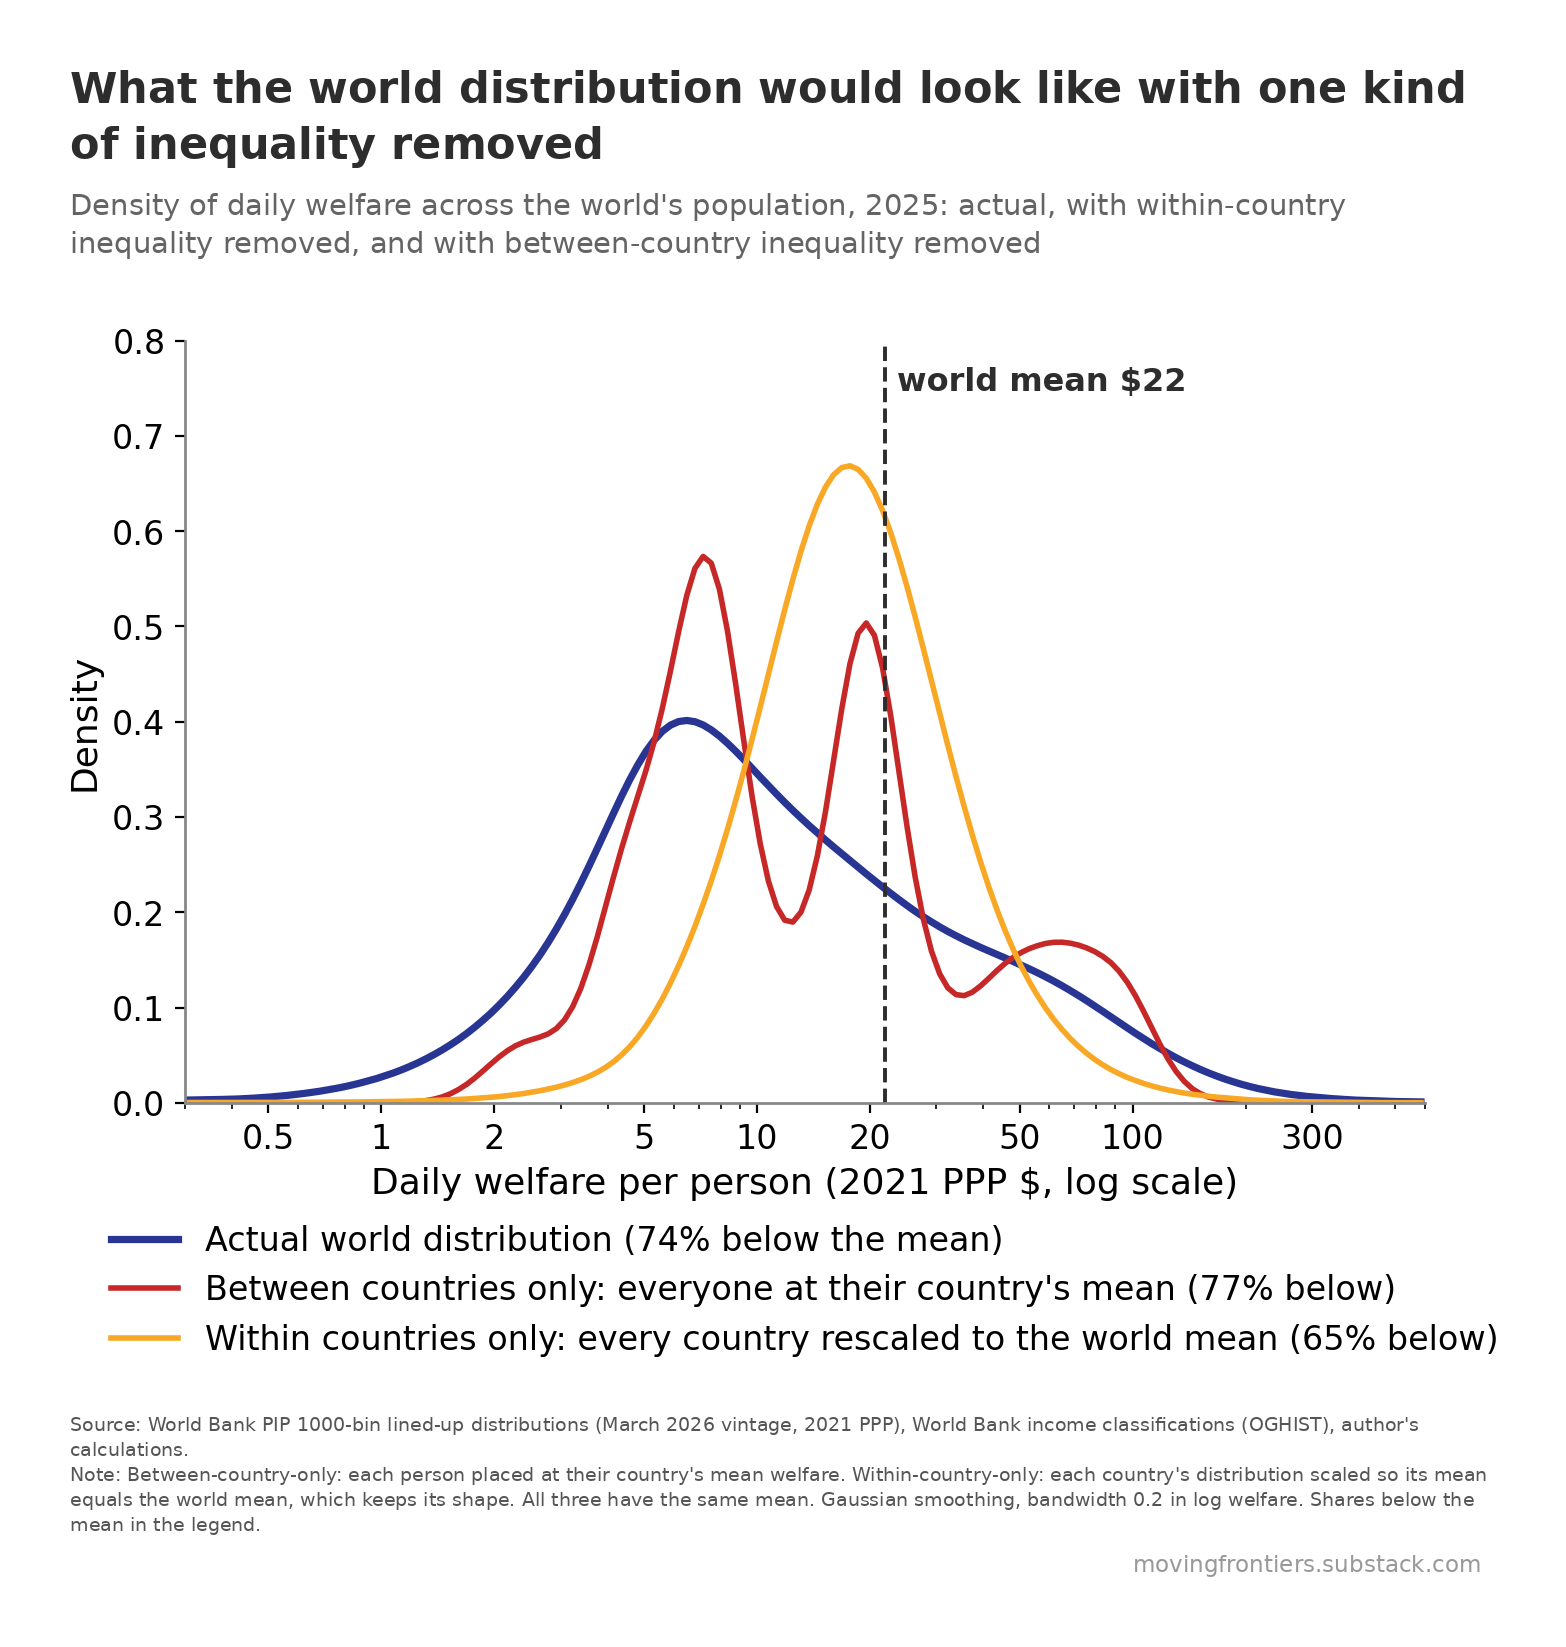

The Python source for this figure:
"""chart-14-alternative-world-distributions.py - Moving Frontiers, Belindia post. Self-sufficient: house style and data embedded.
Data frozen 12 Sep 2026 from World Bank PIP 1000-bin distributions (March 2026 vintage) and OGHIST (July 2026);
2026 = nowcast with China high income. Run: python3 chart-14-alternative-world-distributions.py  ->  chart-14-alternative-world-distributions.png (and chart-14-alternative-world-distributions.csv is the same data).
Method: typicality lines = crossings of the four class curves of daily welfare (see belindia_typicality.xlsx)."""
import matplotlib; matplotlib.use("Agg")
import matplotlib.pyplot as plt, numpy as np, sys, types

# ---------------------------------------------------------------- house style (moving_frontiers_style.py, verbatim)
_mf = types.ModuleType("moving_frontiers_style"); sys.modules["moving_frontiers_style"] = _mf
exec(compile('"""\nmoving_frontiers_style.py - Moving Frontiers house style.\n\nDraw the plot in matplotlib, save it, then call compose(). The title, subtitle,\ncaption and watermark are laid out in PIL, where every gap is measured ink to ink\nrather than through matplotlib text boxes, which carry the font\'s full ascent and\ndescent whether or not the string has ascenders or descenders.\n\n    import moving_frontiers_style as mf\n    mf.rc()\n    fig, ax = plt.subplots(figsize=(8, 5.6), dpi=mf.DPI)\n    ...plot in mf.palette(2)...\n    fig.savefig("plot.png", dpi=mf.DPI, facecolor="white", bbox_inches="tight")\n    mf.compose("plot.png", "chart.png", TITLE, SUBTITLE, SOURCE, NOTE)\n\n"""\n\nimport os\nimport numpy as np\nimport matplotlib\nfrom PIL import Image, ImageDraw, ImageFont\n\nDPI = 200\n\n# ---- colours: the main elements, by how many series the chart has ----\nRED, GOLD, GREEN, BLUE = "#C62828", "#F9A825", "#00897B", "#283593"\nPALETTE = {1: [BLUE],\n           2: [RED, BLUE],\n           3: [RED, BLUE, GOLD],\n           4: [RED, GOLD, GREEN, BLUE]}\nGREY = "#888888"          # axes, rules, de-emphasised marks\n\n\ndef palette(n):\n    assert n in PALETTE, "the house palette covers one to four series"\n    return PALETTE[n]\n\n\n# ---- spacing, in pixels at 200 dpi, every gap ink to ink ----\nGAP_TITLE_SUB = 25        # subtitle below the title\nGAP_SUB_PLOT  = 70        # plot below the subtitle\nGAP_PLOT_CAP  = 60        # caption below the plot\nGAP_CAP_MARK  = 20        # watermark below the last caption line\nMARK_RIGHT    = 15        # watermark right edge, inside the content right edge\nBORDER        = 70        # empty space around the whole canvas\n\n# Canvas width is allowed to differ from chart to chart: each canvas is just the plot\n# plus the border. Pass content_w=<px> to compose() to pad a narrow plot out to a\n# common width instead, which is optional.\nCONTENT_W     = None\n\n# Type is fixed, not scaled to the chart. Sizing the title from the plot width made\n# it depend on how much white space matplotlib happened to leave, so a narrow chart\n# got a smaller title than a wide one in the same pack.\n# TYPE SCALES WITH THE CANVAS, so that a chart shown at a fixed display width, a\n# phone column say, always shows the same apparent type whatever its own pixel width.\n# The point sizes below are the sizes at REF_W; a canvas half again as wide gets type\n# half again as large, and the two look identical once both are scaled to the column.\n# Sizing type from the plot width, as an earlier version did, is not the same thing and\n# was a bug: it made the title depend on how much white space matplotlib happened to\n# leave around the axes rather than on how large the image is.\nREF_W      = 1980         # reference canvas width the point sizes below refer to\nTITLE_PT   = 19.44        # title, 54px at REF_W\nSUB_FRAC   = 0.68         # subtitle as a share of the title\nCAP_PT     = 8.5          # caption, 24px at REF_W\nMARK_MULT  = 1.2          # watermark as a share of the caption\nLEADING    = 1.32\n\n# Type inside the plot. Set once here and applied by rc(), so every chart in a pack\n# carries the same tick labels, axis titles and annotations. A build script that\n# passes its own fontsize= breaks that, so use these constants instead.\nAXIS_PT    = 13           # axis titles\nTICK_PT    = 12           # tick labels, both axes\nLEGEND_PT  = 12           # legend entries\nLABEL_PT   = 11.5         # in-plot labels and data values\nEMPH_PT    = 15           # emphasised data values, bold\n\nINK        = "#2D2D2D"    # title\nSUB_INK    = "#646464"    # subtitle\nCAP_INK    = "#555555"    # caption\nMARK_INK   = "#999999"    # watermark\nMARK_TEXT  = "movingfrontiers.substack.com"\nCREDIT     = ""\n\n\ndef rc():\n    """Matplotlib defaults for the plot itself."""\n    matplotlib.pyplot.rcParams.update({\n        "font.family": "DejaVu Sans", "font.size": AXIS_PT,\n        "axes.labelsize": AXIS_PT, "xtick.labelsize": TICK_PT,\n        "ytick.labelsize": TICK_PT, "legend.fontsize": LEGEND_PT,\n        "axes.edgecolor": GREY, "axes.linewidth": 1.0,\n        "figure.facecolor": "white", "axes.facecolor": "white"})\n\n\ndef style_ax(ax):\n    ax.spines["top"].set_visible(False)\n    ax.spines["right"].set_visible(False)\n\n\ndef _font(px, bold=False):\n    name = "DejaVuSans-Bold.ttf" if bold else "DejaVuSans.ttf"\n    for p in (os.path.join(matplotlib.get_data_path(), "fonts", "ttf", name),\n              "/usr/share/fonts/truetype/dejavu/" + name):\n        if os.path.exists(p):\n            return ImageFont.truetype(p, px)\n    raise FileNotFoundError(name)\n\n\ndef _ink(font, s):\n    """Ink top and bottom of a string relative to its baseline."""\n    b = font.getbbox(s, anchor="ls")\n    return b[1], b[3]\n\n\ndef _wrap(font, paragraphs, width):\n    """Greedy wrap. Also returns, for each line, which paragraph it came from, so a\n    line that ends because its paragraph ended can be told apart from one that ends\n    because the next word would not fit."""\n    lines, owner = [], []\n    for p, text in enumerate(paragraphs):\n        cur = ""\n        for w in text.split():\n            t = (cur + " " + w).strip()\n            if not cur or font.getlength(t) <= width:\n                cur = t\n            else:\n                lines.append(cur); owner.append(p); cur = w\n        if cur:\n            lines.append(cur); owner.append(p)\n    return lines, owner\n\n\ndef _crop(img):\n    g = np.array(img.convert("L"))\n    r = np.where((g < 250).any(1))[0]\n    c = np.where((g < 250).any(0))[0]\n    return img.crop((c.min(), r.min(), c.max() + 1, r.max() + 1))\n\n\ndef compose(plot_png, out_png, title, subtitle, source, note=None, credit=CREDIT,\n            content_w=CONTENT_W):\n    """Title band above the plot, caption and watermark below, BORDER px all around."""\n    plot = _crop(Image.open(plot_png).convert("RGB"))\n    PW, H = plot.size\n    W = max(PW, content_w or 0)          # the target is a floor, never a ceiling\n\n    k = (W + 2 * BORDER) / REF_W         # type scales with the canvas, not the plot\n    title_px = round(TITLE_PT * DPI / 72 * k)\n    cap_px   = round(CAP_PT * DPI / 72 * k)\n    f_title = _font(title_px, bold=True)\n    f_sub   = _font(int(title_px * SUB_FRAC))\n    f_cap   = _font(cap_px)\n    f_mark  = _font(round(cap_px * MARK_MULT))\n\n    tl, _ = _wrap(f_title, [title], W)\n    sl, _ = _wrap(f_sub, [subtitle], W)\n    paras = ["Source: " + source + (" " + credit if credit else "")]\n    if note:\n        paras.append("Note: " + note)\n    cl, owner = _wrap(f_cap, paras, W)\n    for i in range(len(cl) - 1):                       # lines must be maximally full\n        if owner[i + 1] == owner[i]:\n            nxt = cl[i + 1].split()[0]\n            assert f_cap.getlength(cl[i] + " " + nxt) > W, \\\n                f"caption line {i} is not filled to the full width"\n\n    tlh = int(f_title.size * LEADING)\n    slh = int(f_sub.size * LEADING)\n    clh = int(f_cap.size * LEADING)\n\n    # walk down the page, each gap measured from the ink above it\n    y, place = 0, []\n    for i, s in enumerate(tl):\n        base = y - _ink(f_title, s)[0] if i == 0 else place[-1][0] + tlh\n        place.append((base, s, f_title, INK, "left"))\n    y = place[-1][0] + _ink(f_title, tl[-1])[1]\n    for i, s in enumerate(sl):\n        base = (y + GAP_TITLE_SUB - _ink(f_sub, s)[0]) if i == 0 else place[-1][0] + slh\n        place.append((base, s, f_sub, SUB_INK, "left"))\n    y = place[-1][0] + _ink(f_sub, sl[-1])[1]\n\n    plot_y = y + GAP_SUB_PLOT\n    y = plot_y + H\n\n    for i, s in enumerate(cl):\n        base = (y + GAP_PLOT_CAP - _ink(f_cap, s)[0]) if i == 0 else place[-1][0] + clh\n        place.append((base, s, f_cap, CAP_INK, "left"))\n    y = place[-1][0] + _ink(f_cap, cl[-1])[1]\n    place.append((y + GAP_CAP_MARK - _ink(f_mark, MARK_TEXT)[0],\n                  MARK_TEXT, f_mark, MARK_INK, "right"))\n    y = place[-1][0] + _ink(f_mark, MARK_TEXT)[1]\n\n    canvas = Image.new("RGB", (W + 2 * BORDER, y + 2 * BORDER), "white")\n    canvas.paste(plot, (BORDER, plot_y + BORDER))     # left, with the title and caption\n    d = ImageDraw.Draw(canvas)\n    for base, s, f, col, align in place:\n        x = BORDER + (W - MARK_RIGHT - f.getlength(s) if align == "right" else 0)\n        d.text((x, base + BORDER), s, font=f, fill=col, anchor="ls")\n    canvas.save(out_png)\n    verify(out_png)\n    return out_png\n\n\ndef verify(png):\n    """Blank pixel rows between each block, and the border, must match the constants."""\n    a = np.array(Image.open(png).convert("L"))\n    Hh, Ww = a.shape\n    ink = a < 250\n    rows = np.where(ink.any(1))[0]\n    cols = np.where(ink.any(0))[0]\n    bands, start, prev = [], rows[0], rows[0]\n    for r in rows[1:]:\n        if r - prev > 3:\n            bands.append((start, prev)); start = r\n        prev = r\n    bands.append((start, prev))\n    gaps = [bands[i + 1][0] - bands[i][1] - 1 for i in range(len(bands) - 1)]\n    assert GAP_SUB_PLOT in gaps, f"no {GAP_SUB_PLOT}px gap below the subtitle"\n    assert GAP_PLOT_CAP in gaps, f"no {GAP_PLOT_CAP}px gap above the caption"\n    assert gaps[-1] == GAP_CAP_MARK, \\\n        f"gap above the watermark is {gaps[-1]}px, expected {GAP_CAP_MARK}"\n    assert (rows[0], Hh - 1 - rows[-1], cols[0]) == (BORDER, BORDER, BORDER), \\\n        f"top, bottom and left borders are {(rows[0], Hh - 1 - rows[-1], cols[0])}, " \\\n        f"expected {BORDER}"\n    assert Ww - 1 - cols[-1] >= BORDER, \\\n        f"right border is {Ww - 1 - cols[-1]}, expected at least {BORDER}"\n    wm_cols = np.where(ink[bands[-1][0]:bands[-1][1] + 1, :].any(0))[0]\n    assert Ww - 1 - wm_cols.max() >= BORDER + MARK_RIGHT - 3, "watermark right margin is wrong"\n    return gaps\n', "moving_frontiers_style.py", "exec"), _mf.__dict__)
mf = _mf

# ---------------------------------------------------------------- data
DATA = {'welfare': [0.308, 0.3238, 0.3404, 0.3579, 0.3762, 0.3955, 0.4158, 0.4371, 0.4595, 0.4831, 0.5078, 0.5339, 0.5613, 0.59, 0.6203, 0.6521, 0.6855, 0.7207, 0.7576, 0.7965, 0.8373, 0.8802, 0.9253, 0.9728, 1.0227, 1.0751, 1.1302, 1.1882, 1.2491, 1.3131, 1.3805, 1.4512, 1.5256, 1.6039, 1.6861, 1.7725, 1.8634, 1.959, 2.0594, 2.165, 2.276, 2.3927, 2.5154, 2.6443, 2.7799, 2.9224, 3.0723, 3.2298, 3.3954, 3.5695, 3.7525, 3.9449, 4.1471, 4.3598, 4.5833, 4.8183, 5.0653, 5.325, 5.598, 5.885, 6.1868, 6.504, 6.8375, 7.188, 7.5566, 7.944, 8.3513, 8.7795, 9.2296, 9.7028, 10.2003, 10.7233, 11.273, 11.851, 12.4586, 13.0974, 13.7689, 14.4749, 15.217, 15.9972, 16.8174, 17.6797, 18.5861, 19.539, 20.5408, 21.594, 22.7011, 23.865, 25.0886, 26.375, 27.7272, 29.1488, 30.6433, 32.2144, 33.8661, 35.6025, 37.4278, 39.3468, 41.3642, 43.485, 45.7145, 48.0583, 50.5223, 53.1126, 55.8358, 58.6985, 61.7081, 64.8719, 68.198, 71.6946, 75.3704, 79.2347, 83.2972, 87.5679, 92.0576, 96.7775, 101.7394, 106.9557, 112.4395, 118.2044, 124.2648, 130.636, 137.3339, 144.3751, 151.7774, 159.5592, 167.74, 176.3402, 185.3813, 194.886, 204.878, 215.3824, 226.4253, 238.0343, 250.2386, 263.0686, 276.5564, 290.7358, 305.6421, 321.3127, 337.7868, 355.1055, 373.3121, 392.4523, 412.5737, 433.7268, 455.9645, 479.3423, 503.9187, 529.7551, 556.9163, 585.47], 'actual': [0.003, 0.0032, 0.0033, 0.0034, 0.0036, 0.0038, 0.0041, 0.0045, 0.005, 0.0056, 0.0062, 0.007, 0.0078, 0.0088, 0.0098, 0.011, 0.0122, 0.0137, 0.0152, 0.0169, 0.0188, 0.0209, 0.0232, 0.0256, 0.0284, 0.0313, 0.0345, 0.0381, 0.0419, 0.0461, 0.0506, 0.0555, 0.0608, 0.0665, 0.0727, 0.0794, 0.0866, 0.0943, 0.1027, 0.1117, 0.1214, 0.1318, 0.1431, 0.1552, 0.1683, 0.1824, 0.1975, 0.2135, 0.2305, 0.2482, 0.2665, 0.2851, 0.3036, 0.3218, 0.339, 0.3548, 0.3689, 0.3806, 0.3899, 0.3964, 0.4002, 0.4013, 0.4, 0.3966, 0.3914, 0.3849, 0.3773, 0.369, 0.3602, 0.3512, 0.342, 0.333, 0.3241, 0.3154, 0.307, 0.2989, 0.291, 0.2834, 0.2759, 0.2686, 0.2615, 0.2544, 0.2473, 0.2403, 0.2334, 0.2266, 0.2199, 0.2134, 0.2071, 0.201, 0.1953, 0.1899, 0.1847, 0.1799, 0.1754, 0.1711, 0.1671, 0.1632, 0.1595, 0.1558, 0.1521, 0.1484, 0.1445, 0.1406, 0.1365, 0.1322, 0.1277, 0.1229, 0.1179, 0.1127, 0.1073, 0.1017, 0.096, 0.0902, 0.0844, 0.0787, 0.073, 0.0675, 0.0621, 0.057, 0.052, 0.0473, 0.0429, 0.0388, 0.0349, 0.0313, 0.028, 0.0249, 0.0221, 0.0195, 0.0172, 0.0151, 0.0133, 0.0116, 0.0102, 0.0089, 0.0078, 0.0068, 0.006, 0.0052, 0.0045, 0.0039, 0.0034, 0.0029, 0.0026, 0.0022, 0.0019, 0.0017, 0.0014, 0.0013, 0.0011, 0.001], 'between_only': [0.0, 0.0, 0.0, 0.0, 0.0, 0.0, 0.0, 0.0, 0.0, 0.0, 0.0, 0.0, 0.0, 0.0, 0.0, 0.0, 0.0, 0.0, 0.0, 0.0, 0.0, 0.0, 0.0, 0.0, 0.0001, 0.0002, 0.0004, 0.0007, 0.0013, 0.0023, 0.0039, 0.0062, 0.0095, 0.0139, 0.0194, 0.026, 0.0334, 0.041, 0.0483, 0.0547, 0.0599, 0.0637, 0.0665, 0.0691, 0.0724, 0.0779, 0.087, 0.1008, 0.1201, 0.1447, 0.1735, 0.2048, 0.2365, 0.2668, 0.295, 0.3219, 0.3491, 0.3792, 0.414, 0.4534, 0.4946, 0.5327, 0.561, 0.5735, 0.5664, 0.539, 0.4946, 0.439, 0.3792, 0.3218, 0.272, 0.2329, 0.2061, 0.1917, 0.1897, 0.2002, 0.2233, 0.259, 0.3055, 0.3592, 0.4136, 0.4608, 0.4928, 0.5036, 0.4907, 0.4564, 0.4064, 0.3484, 0.2899, 0.2368, 0.1928, 0.1591, 0.1354, 0.1207, 0.1136, 0.1125, 0.1161, 0.1226, 0.1305, 0.1387, 0.1462, 0.1526, 0.1578, 0.1619, 0.165, 0.1673, 0.1685, 0.1686, 0.1676, 0.1656, 0.1627, 0.1588, 0.1537, 0.1471, 0.1381, 0.1266, 0.1124, 0.0961, 0.0788, 0.0616, 0.046, 0.0328, 0.0224, 0.0147, 0.0095, 0.006, 0.0039, 0.0026, 0.0017, 0.0012, 0.0008, 0.0005, 0.0003, 0.0002, 0.0001, 0.0001, 0.0, 0.0, 0.0, 0.0, 0.0, 0.0, 0.0, 0.0, 0.0, 0.0, 0.0, 0.0, 0.0, 0.0, 0.0, 0.0], 'within_only': [0.0004, 0.0004, 0.0004, 0.0004, 0.0004, 0.0003, 0.0003, 0.0004, 0.0004, 0.0004, 0.0004, 0.0005, 0.0005, 0.0006, 0.0006, 0.0006, 0.0007, 0.0008, 0.0008, 0.0009, 0.0009, 0.001, 0.0011, 0.0012, 0.0014, 0.0015, 0.0016, 0.0018, 0.002, 0.0023, 0.0025, 0.0028, 0.0032, 0.0036, 0.004, 0.0046, 0.0052, 0.0059, 0.0066, 0.0076, 0.0086, 0.0098, 0.0112, 0.0127, 0.0145, 0.0164, 0.0187, 0.0213, 0.0243, 0.0278, 0.032, 0.037, 0.043, 0.0503, 0.0589, 0.0691, 0.0808, 0.0942, 0.1092, 0.1258, 0.1441, 0.1639, 0.1853, 0.2084, 0.233, 0.2594, 0.2875, 0.3174, 0.3487, 0.3815, 0.4153, 0.4496, 0.4839, 0.5174, 0.5494, 0.579, 0.6055, 0.6281, 0.6462, 0.6592, 0.6667, 0.6686, 0.6648, 0.6555, 0.641, 0.6217, 0.5983, 0.5714, 0.5417, 0.5099, 0.4767, 0.4428, 0.4088, 0.3752, 0.3425, 0.3111, 0.2813, 0.2533, 0.2272, 0.2032, 0.1813, 0.1613, 0.1432, 0.127, 0.1124, 0.0993, 0.0875, 0.077, 0.0677, 0.0594, 0.0521, 0.0456, 0.0399, 0.0349, 0.0306, 0.0267, 0.0234, 0.0204, 0.0178, 0.0155, 0.0135, 0.0118, 0.0103, 0.009, 0.0079, 0.0069, 0.006, 0.0053, 0.0045, 0.0038, 0.0032, 0.0027, 0.0023, 0.0019, 0.0016, 0.0014, 0.0013, 0.0011, 0.001, 0.0009, 0.0008, 0.0007, 0.0006, 0.0005, 0.0004, 0.0004, 0.0003, 0.0003, 0.0003, 0.0003, 0.0002, 0.0002], 'mean': 21.9, 'below_actual': 0.739, 'below_between': 0.77, 'below_within': 0.65}

TITLE = 'What the world distribution would look like with one kind of inequality removed'
SUBTITLE = "Density of daily welfare across the world's population, 2025: actual, with within-country inequality removed, and with between-country inequality removed"
SOURCE = "World Bank PIP 1000-bin lined-up distributions (March 2026 vintage, 2021 PPP), World Bank income classifications (OGHIST), author's calculations."
NOTE = "Between-country-only: each person placed at their country's mean welfare. Within-country-only: each country's distribution scaled so its mean equals the world mean, which keeps its shape. All three have the same mean. Gaussian smoothing, bandwidth 0.2 in log welfare. Shares below the mean in the legend."

def build():
    mf.rc()
    fig, ax = plt.subplots(figsize=(8, 4.95), dpi=mf.DPI)
    mf.style_ax(ax)

    x = np.array(DATA["welfare"]); c3 = mf.palette(3); mean = DATA["mean"]
    for key, lab, col, lw in [("actual", f"Actual world distribution ({DATA['below_actual']*100:.0f}% below the mean)", c3[1], 2.6), ("between_only", f"Between countries only: everyone at their country's mean ({DATA['below_between']*100:.0f}% below)", c3[0], 2.0), ("within_only", f"Within countries only: every country rescaled to the world mean ({DATA['below_within']*100:.0f}% below)", c3[2], 2.0)]:
        ax.plot(x, DATA[key], color=col, lw=lw, label=lab)
    ax.axvline(mean, color=mf.INK, lw=1.4, ls="--"); ax.text(mean * 1.08, 0.74, f"world mean ${mean:.0f}", ha="left", va="bottom", fontsize=mf.LABEL_PT, color=mf.INK, fontweight="bold")
    ax.set_xscale("log"); ax.set_xlim(0.3, 600); ax.set_ylim(0, 0.8)
    ax.set_xticks([0.5, 1, 2, 5, 10, 20, 50, 100, 300]); ax.set_xticklabels(["0.5", "1", "2", "5", "10", "20", "50", "100", "300"])
    ax.set_xlabel("Daily welfare per person (2021 PPP $, log scale)"); ax.set_ylabel("Density")
    ax.legend(loc="upper center", bbox_to_anchor=(0.5, -0.12), ncol=1, frameon=False)

    fig.savefig("chart-14-alternative-world-distributions-plot.png", dpi=mf.DPI, facecolor="white", bbox_inches="tight")
    plt.close(fig)
    mf.compose("chart-14-alternative-world-distributions-plot.png", "chart-14-alternative-world-distributions.png", TITLE, SUBTITLE, SOURCE, NOTE)
    import os; os.remove("chart-14-alternative-world-distributions-plot.png")
    print("wrote chart-14-alternative-world-distributions.png")

if __name__ == "__main__":
    build()
